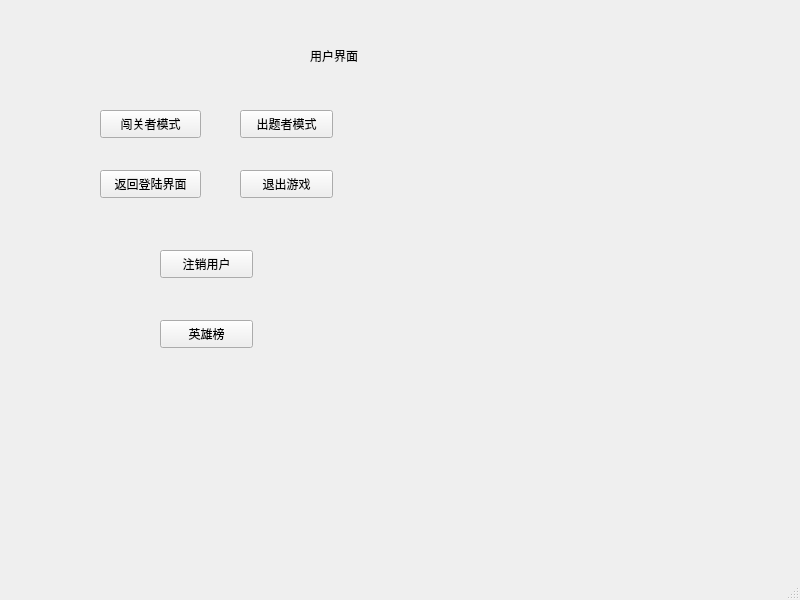
<?xml version="1.0" encoding="UTF-8"?>
<ui version="4.0">
 <class>game</class>
 <widget class="QMainWindow" name="game">
  <property name="geometry">
   <rect>
    <x>0</x>
    <y>0</y>
    <width>800</width>
    <height>600</height>
   </rect>
  </property>
  <property name="windowTitle">
   <string>MainWindow</string>
  </property>
  <widget class="QWidget" name="centralwidget">
   <widget class="QLabel" name="label">
    <property name="geometry">
     <rect>
      <x>310</x>
      <y>20</y>
      <width>121</width>
      <height>71</height>
     </rect>
    </property>
    <property name="styleSheet">
     <string notr="true">font: 16pt &quot;Arvo&quot;;</string>
    </property>
    <property name="text">
     <string>用户界面</string>
    </property>
   </widget>
   <widget class="QPushButton" name="play1Btn">
    <property name="geometry">
     <rect>
      <x>100</x>
      <y>110</y>
      <width>101</width>
      <height>28</height>
     </rect>
    </property>
    <property name="text">
     <string>闯关者模式</string>
    </property>
   </widget>
   <widget class="QPushButton" name="play2Btn">
    <property name="geometry">
     <rect>
      <x>240</x>
      <y>110</y>
      <width>93</width>
      <height>28</height>
     </rect>
    </property>
    <property name="text">
     <string>出题者模式</string>
    </property>
   </widget>
   <widget class="QPushButton" name="returnBtn">
    <property name="geometry">
     <rect>
      <x>100</x>
      <y>170</y>
      <width>101</width>
      <height>28</height>
     </rect>
    </property>
    <property name="text">
     <string>返回登陆界面</string>
    </property>
   </widget>
   <widget class="QPushButton" name="exitBtn">
    <property name="geometry">
     <rect>
      <x>240</x>
      <y>170</y>
      <width>93</width>
      <height>28</height>
     </rect>
    </property>
    <property name="text">
     <string>退出游戏</string>
    </property>
   </widget>
   <widget class="QPushButton" name="deleteBtn">
    <property name="geometry">
     <rect>
      <x>160</x>
      <y>250</y>
      <width>93</width>
      <height>28</height>
     </rect>
    </property>
    <property name="text">
     <string>注销用户</string>
    </property>
   </widget>
   <widget class="QPushButton" name="HeroBtn">
    <property name="geometry">
     <rect>
      <x>160</x>
      <y>320</y>
      <width>93</width>
      <height>28</height>
     </rect>
    </property>
    <property name="text">
     <string>英雄榜</string>
    </property>
   </widget>
  </widget>
  <widget class="QMenuBar" name="menubar">
   <property name="geometry">
    <rect>
     <x>0</x>
     <y>0</y>
     <width>800</width>
     <height>26</height>
    </rect>
   </property>
  </widget>
  <widget class="QStatusBar" name="statusbar"/>
 </widget>
 <resources/>
 <connections/>
</ui>
